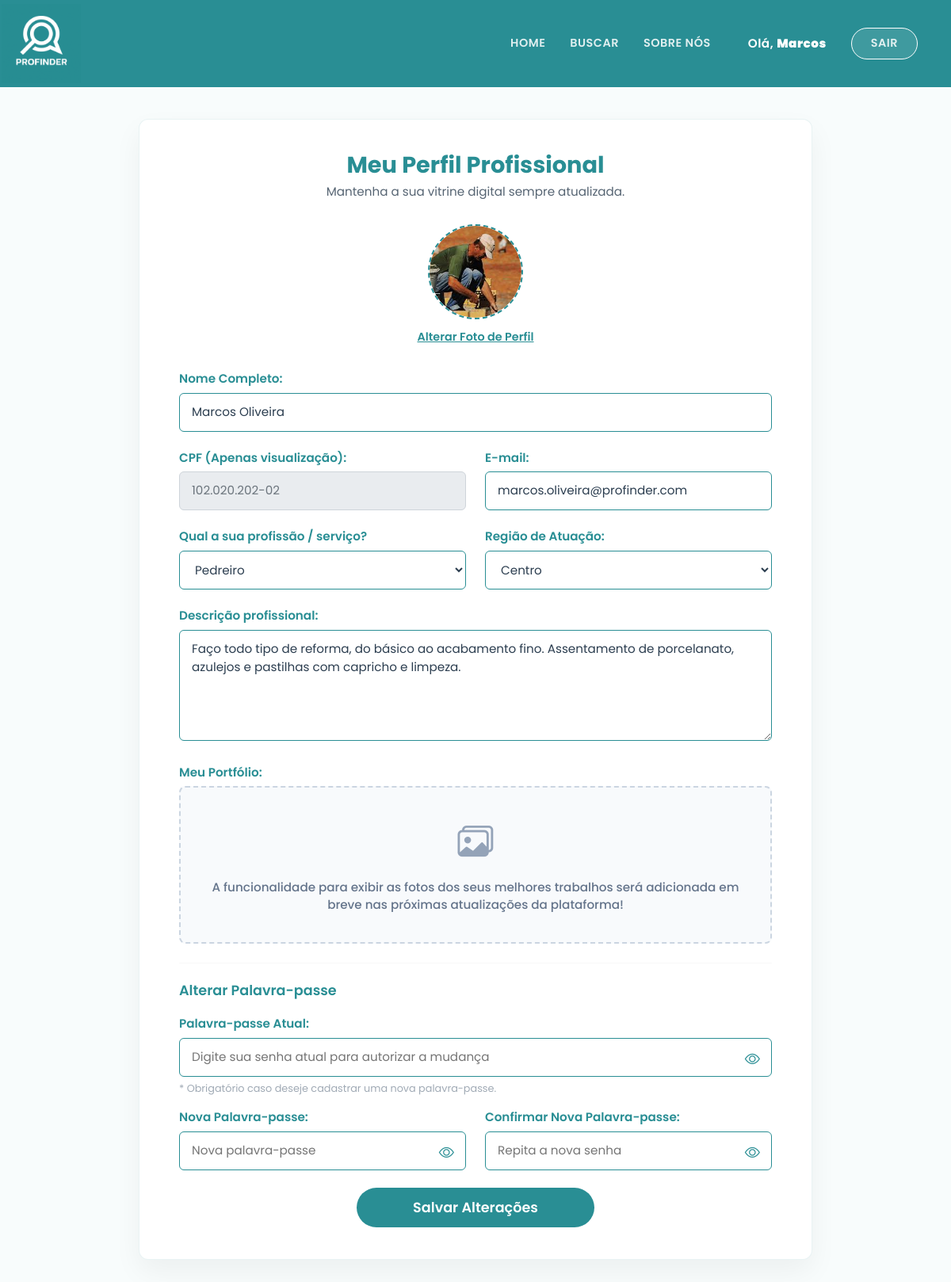
The page /meu-perfil (signed in) on the database its author committed.
### app.py (models this page shows)
class Profissional(db.Model, UserMixin):
    id = db.Column(db.Integer, primary_key=True)
    nome = db.Column(db.String(100), nullable=False)
    cpf = db.Column(db.String(11), unique=True, nullable=False)
    email = db.Column(db.String(120), unique=True, nullable=False)
    senha = db.Column(db.String(128), nullable=False)
    profissao = db.Column(db.String(50), nullable=False)
    bairro = db.Column(db.String(50), nullable=False)
    descricao = db.Column(db.Text, nullable=True) # Nova coluna adicionada!
    avaliacao = db.Column(db.Float, default=5.0)
    foto = db.Column(db.String(255), default='https://cdn-icons-png.flaticon.com/512/3135/3135715.png')
    tipo_conta = db.Column(db.String(20), default='profissional')

### app.py (the view, shortened to what this page needs)
@app.route('/meu-perfil', methods=['GET', 'POST'])
@login_required
def meu_perfil():
    if current_user.tipo_conta == 'profissional':
        return render_template('meu_perfil_profissional.html')
    else:
        return render_template('meu_perfil_cliente.html')

### app.py (called while the page is built)
@login_manager.user_loader
def load_user(user_id):
    user = Usuario.query.get(int(user_id))
    if user:
        return user
    return Profissional.query.get(int(user_id))

### app/templates/meu_perfil_profissional.html (shortened to what this page needs)
<!DOCTYPE html>
<html lang="pt-BR">
<head>
    <link href="https://cdn.jsdelivr.net/npm/bootstrap@5.3.2/dist/css/bootstrap.min.css" rel="stylesheet">
    <link rel="stylesheet" href="https://cdn.jsdelivr.net/npm/bootstrap-icons@1.11.1/font/bootstrap-icons.css">
</head>
<body>
    <nav class="navbar navbar-expand-lg navbar-profinder sticky-top">
        <div class="container">
            <a class="navbar-brand" href="{{ url_for('index') }}">
                <img src="{{ url_for('static', filename='img/logo-nome.png') }}" alt="Logo ProFinder">
            </a>
            <div class="collapse navbar-collapse justify-content-end" id="navbarNav">
                <ul class="navbar-nav align-items-center">
                    <li class="nav-item"><a class="nav-link" href="{{ url_for('index') }}">Home</a></li>
                    <li class="nav-item"><a class="nav-link" href="{{ url_for('busca_servicos') }}">Buscar</a></li>
                    <li class="nav-item"><a class="nav-link" href="{{ url_for('sobre') }}">Sobre Nós</a></li>
                    {% if current_user.is_authenticated %}
                        <li class="nav-item ms-lg-3 mt-3 mt-lg-0 d-none d-lg-block">
                            <span class="nav-link active" style="text-transform: none; font-size: 0.95rem;">Olá, <strong>{{ current_user.nome.split()[0] }}</strong></span>
                        </li>
                        <li class="nav-item ms-lg-2 mt-2 mt-lg-0">
                            <a class="nav-link btn-login-nav border border-white rounded-pill px-4" href="{{ url_for('logout') }}" style="background-color: rgba(255,255,255,0.1);">Sair</a>
                        </li>
                    {% endif %}
                </ul>
            </div>
        </div>
    </nav>
    <main class="main-container">
        <div class="card-perfil">
            <div class="cabecalho-perfil">
                <h1 class="titulo-card">Meu Perfil Profissional</h1>
                <p class="subtitulo-card">Mantenha a sua vitrine digital sempre atualizada.</p>
            </div>
            <form id="formPerfil" action="{{ url_for('meu_perfil') }}" method="POST" enctype="multipart/form-data">
                <div class="foto-upload-container" onclick="document.getElementById('inputFoto').click();">
                    <div class="foto-circle" id="fotoPreviewContainer">
                        {% if current_user.foto and current_user.foto != 'https://cdn-icons-png.flaticon.com/512/3135/3135715.png' %}
                            <img src="{{ current_user.foto }}" alt="Sua Foto">
                        {% else %}
                            <i class="bi bi-camera" id="iconeCamera"></i>
                        {% endif %}
                    </div>
                    <span class="foto-label">Alterar Foto de Perfil</span>
                </div>
                <div class="row row-espaco">
                    <div class="col-12">
                        <label class="form-label-custom">Nome Completo:</label>
                        <input type="text" class="form-control-custom" name="nome" value="{{ current_user.nome }}" required>
                    </div>
                </div>
                <div class="row row-espaco">
                    <div class="col-md-6 mb-3 mb-md-0">
                        <label class="form-label-custom">CPF (Apenas visualização):</label>
                        <input type="text" class="form-control-custom form-control-disabled" id="cpf-visualizacao" value="{{ current_user.cpf }}" readonly>
                    </div>
                    <div class="col-md-6">
                        <label class="form-label-custom">E-mail:</label>
                        <input type="email" class="form-control-custom" name="email" value="{{ current_user.email }}" required>
                    </div>
                </div>
                <div class="row row-espaco">
                    <div class="col-md-6 mb-3 mb-md-0">
                        <label class="form-label-custom">Qual a sua profissão / serviço?</label>
                        <select class="form-select-custom" name="profissao" required>
                            <option value="Pedreiro" {% if current_user.profissao == 'Pedreiro' %}selected{% endif %}>Pedreiro</option>
                        </select>
                    </div>
                    <div class="col-md-6">
                        <label class="form-label-custom">Região de Atuação:</label>
                        <select class="form-select-custom" name="regiao" required>
                            <option value="centro_itajai" {% if current_user.bairro == 'centro_itajai' %}selected{% endif %}>Centro</option>
                        </select>
                    </div>
                </div>
                <div class="row row-espaco">
                    <div class="col-12">
                        <label class="form-label-custom">Descrição profissional:</label>
                        <textarea class="form-control-custom" name="descricao" rows="5" placeholder="Descreva os seus serviços, anos de experiência e o que o diferencia ..." required>{{ current_user.descricao or '' }}</textarea>
                    </div>
                </div>
                <div class="row row-espaco mt-2 mb-4">
                    <div class="col-12">
                        <label class="form-label-custom">Meu Portfólio:</label>
                        <div class="portfolio-placeholder">
                            <i class="bi bi-images"></i>
                            <p>A funcionalidade para exibir as fotos dos seus melhores trabalhos será adicionada em breve nas próximas atualizações da plataforma!</p>
                        </div>
                    </div>
                </div>
                <hr class="mt-4 mb-4" style="border-color: rgba(0,0,0,0.1);">
                <h5 style="color: var(--cor-primaria); font-weight: 600; font-size: 1.1rem; margin-bottom: 20px;">Alterar Palavra-passe</h5>
                <div class="row row-espaco">
                    <div class="col-12 mb-3">
                        <label class="form-label-custom">Palavra-passe Atual:</label>
                        <div class="password-container">
                            <input type="password" class="form-control-custom" name="senha_atual" id="senha_atual" placeholder="Digite sua senha atual para autorizar a mudança">
                            <i class="bi bi-eye toggle-password" onclick="togglePassword('senha_atual', this)"></i>
                        </div>
                        <span class="aviso-senha">* Obrigatório caso deseje cadastrar uma nova palavra-passe.</span>
                    </div>
                    <div class="col-md-6 mb-3 mb-md-0">
                        <label class="form-label-custom">Nova Palavra-passe:</label>
                        <div class="password-container">
                            <input type="password" class="form-control-custom" name="nova_senha" id="nova_senha" placeholder="Nova palavra-passe">
                            <i class="bi bi-eye toggle-password" onclick="togglePassword('nova_senha', this)"></i>
                        </div>
                    </div>
                    <div class="col-md-6">
                        <label class="form-label-custom">Confirmar Nova Palavra-passe:</label>
                        <div class="password-container">
                            <input type="password" class="form-control-custom" name="confirma_senha" id="confirma_senha" placeholder="Repita a nova senha">
                            <i class="bi bi-eye toggle-password" onclick="togglePassword('confirma_senha', this)"></i>
                        </div>
                    </div>
                </div>
                <button type="submit" class="btn-submit">Salvar Alterações</button>
            </form>
        </div>
    </main>
</body>
</html>

### app/templates/meu_perfil_profissional.html (style rules this page uses)
:root { --cor-primaria: #298e94; --cor-primaria-hover: #217279; --cor-texto-escuro: #2c3e50; --cor-fundo: #f8fcfc; --cor-placeholder: #a0aab5; }
body { font-family: 'Poppins', sans-serif; background-color: var(--cor-fundo); min-height: 100vh; margin: 0; display: flex; flex-direction: column; }
.navbar-profinder { background-color: var(--cor-primaria); padding: 0; }
.navbar-brand img { height: 100px; margin-left: -40px; transition: opacity 0.3s ease; }
.nav-link { color: rgba(255, 255, 255, 0.85) !important; font-weight: 600; font-size: 0.9rem; text-transform: uppercase; letter-spacing: 0.5px; margin-left: 15px; position: relative; transition: color 0.3s ease; }
.nav-link:hover, .nav-link.active { color: white !important; }
.btn-login-nav { transition: all 0.3s ease !important; }
.main-container { flex: 1; padding: 40px 20px; display: flex; justify-content: center; align-items: flex-start; }
.card-perfil { background-color: white; border-radius: 12px; padding: 40px 50px; width: 100%; max-width: 850px; box-shadow: 0 15px 35px rgba(0,0,0,0.05); border: 1px solid rgba(41, 142, 148, 0.1); }
.cabecalho-perfil { text-align: center; margin-bottom: 30px; }
.titulo-card { color: var(--cor-primaria); font-weight: 700; font-size: 1.8rem; margin-bottom: 5px; }
.subtitulo-card { color: var(--cor-texto-escuro); font-size: 0.95rem; font-weight: 400; opacity: 0.8; }
.foto-upload-container { display: flex; flex-direction: column; align-items: center; margin-bottom: 30px; cursor: pointer; }
.foto-circle { width: 120px; height: 120px; border: 2px dashed var(--cor-primaria); border-radius: 50%; display: flex; justify-content: center; align-items: center; color: var(--cor-primaria); font-size: 35px; margin-bottom: 12px; transition: all 0.3s; overflow: hidden; background-color: #f8fcfc; }
.foto-circle img { width: 100%; height: 100%; object-fit: cover; border-radius: 50%; }
.foto-label { color: var(--cor-primaria); font-size: 0.9rem; font-weight: 600; text-decoration: underline; }
.form-label-custom { color: var(--cor-primaria); font-weight: 600; margin-bottom: 6px; font-size: 0.95rem; display: block; }
.form-control-custom, .form-select-custom { width: 100%; padding: 12px 15px; border: 1px solid var(--cor-primaria); border-radius: 6px; font-family: 'Poppins', sans-serif; font-size: 0.95rem; color: var(--cor-texto-escuro); outline: none; transition: all 0.3s; background-color: transparent; }
.form-control-disabled { background-color: #e9ecef; color: #6c757d; border-color: #ced4da; cursor: not-allowed; }
.password-container { position: relative; width: 100%; }
.password-container .form-control-custom { padding-right: 45px; }
.toggle-password { position: absolute; right: 15px; top: 14px; cursor: pointer; color: var(--cor-primaria); font-size: 1.2rem; transition: color 0.3s; }
.row-espaco { margin-bottom: 22px; }
.btn-submit { background-color: var(--cor-primaria); color: white; font-weight: 600; padding: 12px 40px; font-size: 1.1rem; border: none; border-radius: 30px; transition: all 0.3s; width: 100%; max-width: 300px; margin: 20px auto 0; display: block; }
.aviso-senha { font-size: 0.8rem; color: var(--cor-placeholder); margin-top: 5px; display: block; }
.portfolio-placeholder { border: 2px dashed #cbd5e1; border-radius: 8px; padding: 35px 20px; text-align: center; background-color: #f8fafc; color: var(--cor-texto-escuro); display: flex; flex-direction: column; align-items: center; gap: 12px; margin-top: 5px; }
.portfolio-placeholder i { font-size: 2.8rem; color: #94a3b8; }
.portfolio-placeholder p { margin: 0; font-size: 0.95rem; font-weight: 500; color: #64748b; }

### rows shown on the page
Profissional: nome "Marcos", foto (picture), nome "Marcos Oliveira", cpf "102.020.202-02", email "marcos.oliveira@profinder.com", profissao "Pedreiro", descricao "Faço todo tipo de reforma, do básico ao acabamento fino. Assentamento de porcelanato, azulejos e pastilhas com capricho e limpeza."
